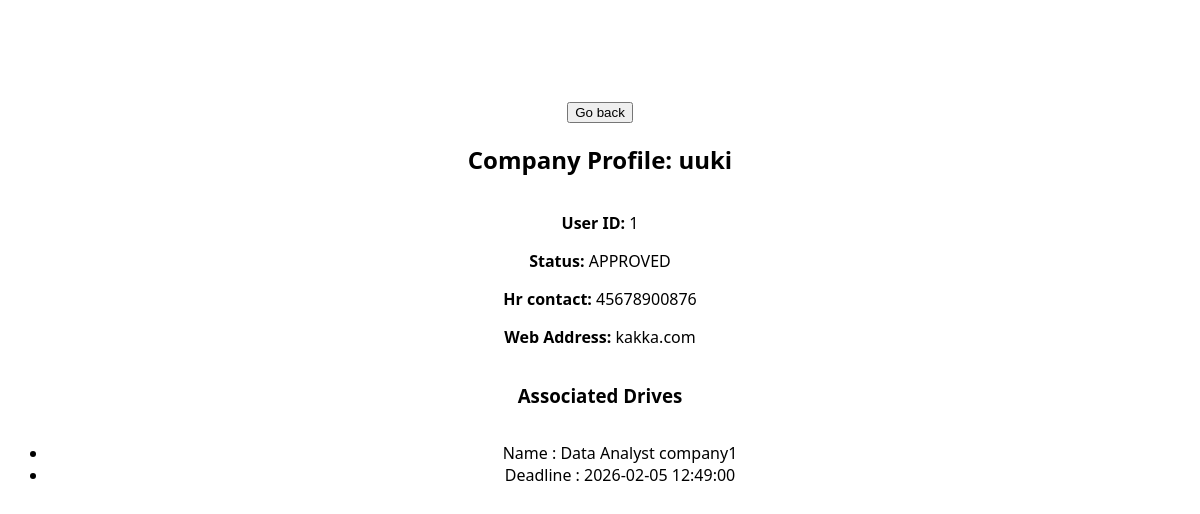
The page /admin/company/1 on the database as committed earlier.
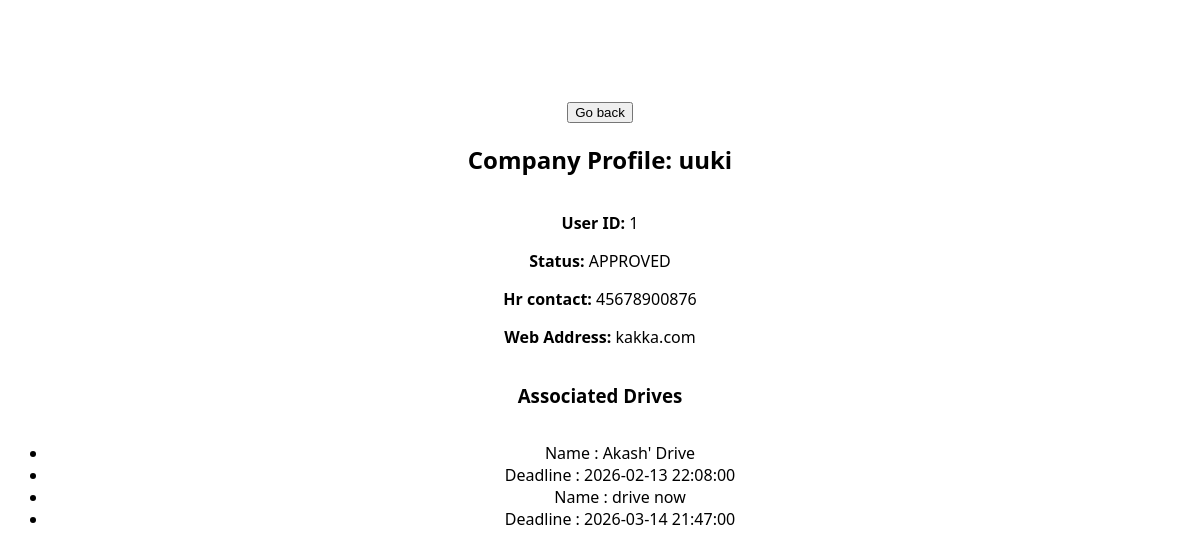
The same page on the database as committed later.
### portal/models.py (models this page shows)
class Drive(db.Model,UserMixin):
    __tablename__ = 'placement_drives'
    id = db.Column(db.Integer , primary_key = True)
    company_id = db.Column(db.Integer,db.ForeignKey('companies.id') , nullable = False)
    job_title = db.Column(db.String(100), nullable = False)
    description = db.Column(db.String(200), nullable = False)
    eligibility = db.Column(db.String(100), nullable = False)
    deadline = db.Column(db.DateTime, nullable = False)
    status = db.Column(db.String(20), nullable = False,default ='APPROVED') #APPROVED,PENDING,CLOSED
    company = db.relationship('Company' , backref = 'companies')

### app.py (the view)
@app.route('/admin/company/<int:company_id>')
def company_details(company_id):
    company = Company.query.get_or_404(company_id)
    company_drives = Drive.query.filter_by(company_id=company_id).all()
    return render_template('admin/company_details.html', company=company, drives=company_drives)

### templates/admin/company_details.html (shortened to what this page needs)
<!DOCTYPE html>
<html lang="en">
<head>
</head>
<body>
    <a href="{{url_for('admin_companies')}}"><button>Go back</button></a>
    <h2>Company Profile: {{ company.company_name }}</h2>
    <div class="card">
        <p><strong>User ID:</strong> {{ company.id }}</p>
        <p><strong>Status:</strong> {{ company.approval_status }}</p>
        <p><strong>Hr contact:</strong> {{ company.hr_contact }}</p>
        <p><strong>Web Address:</strong> {{ company.website }}</p>
    </div>
    <h3>Associated Drives</h3>
    <ul>
        {% for d in drives %}
        <li>Name : {{ d.job_title }} </li>
        <li>Deadline : {{ d.deadline }} </li>
        {% endfor %}
    </ul>
</body>
</html>

Rows that differ between the two databases and show on the page:
changed Drive: job_title "Data Analyst company1" → "Akash' Drive"; deadline "2026-02-05 12:49:00" → "2026-02-13 22:08:00"
added Drive: job_title "drive now", deadline "2026-03-14 21:47:00"
